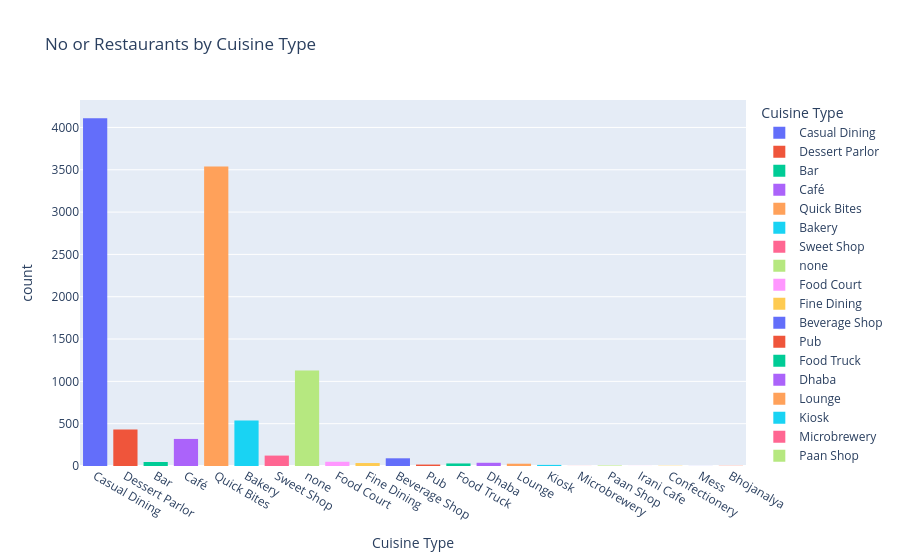

Here is the notebook cell this chart was saved with:
### Markdown cell above
### Q1. How many restaurants are in Mumbai for each type of cuisine?

### Code cell
fig = px.histogram(zomato_data, x='CUSINE TYPE', color='CUSINE TYPE',
             title='No or Restaurants by Cuisine Type',
             labels={'CUSINE TYPE':'Cuisine Type'})
fig.show()

### Figure 1 — Plotly figure (JSON) as saved in the notebook; plotly's stock layout.template omitted (floating-point values rounded to 4 significant figures; data arrays with more than 128 entries replaced by an {"elided": "..."} marker saying what was removed)
{"data": [{"bingroup": "x", "hovertemplate": "Cuisine Type=%{x}<br>count=%{y}<extra></extra>", "legendgroup": "Casual Dining", "marker": {"color": "#636efa", "pattern": {"shape": ""}}, "name": "Casual Dining", "orientation": "v", "showlegend": true, "type": "histogram", "x": {"elided": "4108 str values"}, "xaxis": "x", "yaxis": "y"}, {"bingroup": "x", "hovertemplate": "Cuisine Type=%{x}<br>count=%{y}<extra></extra>", "legendgroup": "Dessert Parlor", "marker": {"color": "#EF553B", "pattern": {"shape": ""}}, "name": "Dessert Parlor", "orientation": "v", "showlegend": true, "type": "histogram", "x": {"elided": "431 str values"}, "xaxis": "x", "yaxis": "y"}, {"bingroup": "x", "hovertemplate": "Cuisine Type=%{x}<br>count=%{y}<extra></extra>", "legendgroup": "Bar", "marker": {"color": "#00cc96", "pattern": {"shape": ""}}, "name": "Bar", "orientation": "v", "showlegend": true, "type": "histogram", "x": ["Bar", "Bar", "Bar", "Bar", "Bar", "Bar", "Bar", "Bar", "Bar", "Bar", "Bar", "Bar", "Bar", "Bar", "Bar", "Bar", "Bar", "Bar", "Bar", "Bar", "Bar", "Bar", "Bar", "Bar", "Bar", "Bar", "Bar", "Bar", "Bar", "Bar", "Bar", "Bar", "Bar", "Bar", "Bar", "Bar", "Bar", "Bar", "Bar", "Bar", "Bar", "Bar", "Bar", "Bar", "Bar", "Bar", "Bar"], "xaxis": "x", "yaxis": "y"}, {"bingroup": "x", "hovertemplate": "Cuisine Type=%{x}<br>count=%{y}<extra></extra>", "legendgroup": "Café", "marker": {"color": "#ab63fa", "pattern": {"shape": ""}}, "name": "Café", "orientation": "v", "showlegend": true, "type": "histogram", "x": {"elided": "320 str values"}, "xaxis": "x", "yaxis": "y"}, {"bingroup": "x", "hovertemplate": "Cuisine Type=%{x}<br>count=%{y}<extra></extra>", "legendgroup": "Quick Bites", "marker": {"color": "#FFA15A", "pattern": {"shape": ""}}, "name": "Quick Bites", "orientation": "v", "showlegend": true, "type": "histogram", "x": {"elided": "3540 str values"}, "xaxis": "x", "yaxis": "y"}, {"bingroup": "x", "hovertemplate": "Cuisine Type=%{x}<br>count=%{y}<extra></extra>", "legendgroup": "Bakery", "marker": {"color": "#19d3f3", "pattern": {"shape": ""}}, "name": "Bakery", "orientation": "v", "showlegend": true, "type": "histogram", "x": {"elided": "537 str values"}, "xaxis": "x", "yaxis": "y"}, {"bingroup": "x", "hovertemplate": "Cuisine Type=%{x}<br>count=%{y}<extra></extra>", "legendgroup": "Sweet Shop", "marker": {"color": "#FF6692", "pattern": {"shape": ""}}, "name": "Sweet Shop", "orientation": "v", "showlegend": true, "type": "histogram", "x": ["Sweet Shop", "Sweet Shop", "Sweet Shop", "Sweet Shop", "Sweet Shop", "Sweet Shop", "Sweet Shop", "Sweet Shop", "Sweet Shop", "Sweet Shop", "Sweet Shop", "Sweet Shop", "Sweet Shop", "Sweet Shop", "Sweet Shop", "Sweet Shop", "Sweet Shop", "Sweet Shop", "Sweet Shop", "Sweet Shop", "Sweet Shop", "Sweet Shop", "Sweet Shop", "Sweet Shop", "Sweet Shop", "Sweet Shop", "Sweet Shop", "Sweet Shop", "Sweet Shop", "Sweet Shop", "Sweet Shop", "Sweet Shop", "Sweet Shop", "Sweet Shop", "Sweet Shop", "Sweet Shop", "Sweet Shop", "Sweet Shop", "Sweet Shop", "Sweet Shop", "Sweet Shop", "Sweet Shop", "Sweet Shop", "Sweet Shop", "Sweet Shop", "Sweet Shop", "Sweet Shop", "Sweet Shop", "Sweet Shop", "Sweet Shop", "Sweet Shop", "Sweet Shop", "Sweet Shop", "Sweet Shop", "Sweet Shop", "Sweet Shop", "Sweet Shop", "Sweet Shop", "Sweet Shop", "Sweet Shop", "Sweet Shop", "Sweet Shop", "Sweet Shop", "Sweet Shop", "Sweet Shop", "Sweet Shop", "Sweet Shop", "Sweet Shop", "Sweet Shop", "Sweet Shop", "Sweet Shop", "Sweet Shop", "Sweet Shop", "Sweet Shop", "Sweet Shop", "Sweet Shop", "Sweet Shop", "Sweet Shop", "Sweet Shop", "Sweet Shop", "Sweet Shop", "Sweet Shop", "Sweet Shop", "Sweet Shop", "Sweet Shop", "Sweet Shop", "Sweet Shop", "Sweet Shop", "Sweet Shop", "Sweet Shop", "Sweet Shop", "Sweet Shop", "Sweet Shop", "Sweet Shop", "Sweet Shop", "Sweet Shop", "Sweet Shop", "Sweet Shop", "Sweet Shop", "Sweet Shop", "Sweet Shop", "Sweet Shop", "Sweet Shop", "Sweet Shop", "Sweet Shop", "Sweet Shop", "Sweet Shop", "Sweet Shop", "Sweet Shop", "Sweet Shop", "Sweet Shop", "Sweet Shop", "Sweet Shop", "Sweet Shop", "Sweet Shop", "Sweet Shop", "Sweet Shop", "Sweet Shop", "Sweet Shop", "Sweet Shop", "Sweet Shop", "Sweet Shop", "Sweet Shop"], "xaxis": "x", "yaxis": "y"}, {"bingroup": "x", "hovertemplate": "Cuisine Type=%{x}<br>count=%{y}<extra></extra>", "legendgroup": "none", "marker": {"color": "#B6E880", "pattern": {"shape": ""}}, "name": "none", "orientation": "v", "showlegend": true, "type": "histogram", "x": {"elided": "1127 str values"}, "xaxis": "x", "yaxis": "y"}, {"bingroup": "x", "hovertemplate": "Cuisine Type=%{x}<br>count=%{y}<extra></extra>", "legendgroup": "Food Court", "marker": {"color": "#FF97FF", "pattern": {"shape": ""}}, "name": "Food Court", "orientation": "v", "showlegend": true, "type": "histogram", "x": ["Food Court", "Food Court", "Food Court", "Food Court", "Food Court", "Food Court", "Food Court", "Food Court", "Food Court", "Food Court", "Food Court", "Food Court", "Food Court", "Food Court", "Food Court", "Food Court", "Food Court", "Food Court", "Food Court", "Food Court", "Food Court", "Food Court", "Food Court", "Food Court", "Food Court", "Food Court", "Food Court", "Food Court", "Food Court", "Food Court", "Food Court", "Food Court", "Food Court", "Food Court", "Food Court", "Food Court", "Food Court", "Food Court", "Food Court", "Food Court", "Food Court", "Food Court", "Food Court", "Food Court", "Food Court", "Food Court", "Food Court", "Food Court", "Food Court", "Food Court"], "xaxis": "x", "yaxis": "y"}, {"bingroup": "x", "hovertemplate": "Cuisine Type=%{x}<br>count=%{y}<extra></extra>", "legendgroup": "Fine Dining", "marker": {"color": "#FECB52", "pattern": {"shape": ""}}, "name": "Fine Dining", "orientation": "v", "showlegend": true, "type": "histogram", "x": ["Fine Dining", "Fine Dining", "Fine Dining", "Fine Dining", "Fine Dining", "Fine Dining", "Fine Dining", "Fine Dining", "Fine Dining", "Fine Dining", "Fine Dining", "Fine Dining", "Fine Dining", "Fine Dining", "Fine Dining", "Fine Dining", "Fine Dining", "Fine Dining", "Fine Dining", "Fine Dining", "Fine Dining", "Fine Dining", "Fine Dining", "Fine Dining", "Fine Dining", "Fine Dining", "Fine Dining", "Fine Dining", "Fine Dining", "Fine Dining", "Fine Dining", "Fine Dining", "Fine Dining", "Fine Dining", "Fine Dining"], "xaxis": "x", "yaxis": "y"}, {"bingroup": "x", "hovertemplate": "Cuisine Type=%{x}<br>count=%{y}<extra></extra>", "legendgroup": "Beverage Shop", "marker": {"color": "#636efa", "pattern": {"shape": ""}}, "name": "Beverage Shop", "orientation": "v", "showlegend": true, "type": "histogram", "x": ["Beverage Shop", "Beverage Shop", "Beverage Shop", "Beverage Shop", "Beverage Shop", "Beverage Shop", "Beverage Shop", "Beverage Shop", "Beverage Shop", "Beverage Shop", "Beverage Shop", "Beverage Shop", "Beverage Shop", "Beverage Shop", "Beverage Shop", "Beverage Shop", "Beverage Shop", "Beverage Shop", "Beverage Shop", "Beverage Shop", "Beverage Shop", "Beverage Shop", "Beverage Shop", "Beverage Shop", "Beverage Shop", "Beverage Shop", "Beverage Shop", "Beverage Shop", "Beverage Shop", "Beverage Shop", "Beverage Shop", "Beverage Shop", "Beverage Shop", "Beverage Shop", "Beverage Shop", "Beverage Shop", "Beverage Shop", "Beverage Shop", "Beverage Shop", "Beverage Shop", "Beverage Shop", "Beverage Shop", "Beverage Shop", "Beverage Shop", "Beverage Shop", "Beverage Shop", "Beverage Shop", "Beverage Shop", "Beverage Shop", "Beverage Shop", "Beverage Shop", "Beverage Shop", "Beverage Shop", "Beverage Shop", "Beverage Shop", "Beverage Shop", "Beverage Shop", "Beverage Shop", "Beverage Shop", "Beverage Shop", "Beverage Shop", "Beverage Shop", "Beverage Shop", "Beverage Shop", "Beverage Shop", "Beverage Shop", "Beverage Shop", "Beverage Shop", "Beverage Shop", "Beverage Shop", "Beverage Shop", "Beverage Shop", "Beverage Shop", "Beverage Shop", "Beverage Shop", "Beverage Shop", "Beverage Shop", "Beverage Shop", "Beverage Shop", "Beverage Shop", "Beverage Shop", "Beverage Shop", "Beverage Shop", "Beverage Shop", "Beverage Shop", "Beverage Shop", "Beverage Shop", "Beverage Shop", "Beverage Shop", "Beverage Shop", "Beverage Shop"], "xaxis": "x", "yaxis": "y"}, {"bingroup": "x", "hovertemplate": "Cuisine Type=%{x}<br>count=%{y}<extra></extra>", "legendgroup": "Pub", "marker": {"color": "#EF553B", "pattern": {"shape": ""}}, "name": "Pub", "orientation": "v", "showlegend": true, "type": "histogram", "x": ["Pub", "Pub", "Pub", "Pub", "Pub", "Pub", "Pub", "Pub", "Pub", "Pub", "Pub", "Pub", "Pub", "Pub", "Pub", "Pub", "Pub"], "xaxis": "x", "yaxis": "y"}, {"bingroup": "x", "hovertemplate": "Cuisine Type=%{x}<br>count=%{y}<extra></extra>", "legendgroup": "Food Truck", "marker": {"color": "#00cc96", "pattern": {"shape": ""}}, "name": "Food Truck", "orientation": "v", "showlegend": true, "type": "histogram", "x": ["Food Truck", "Food Truck", "Food Truck", "Food Truck", "Food Truck", "Food Truck", "Food Truck", "Food Truck", "Food Truck", "Food Truck", "Food Truck", "Food Truck", "Food Truck", "Food Truck", "Food Truck", "Food Truck", "Food Truck", "Food Truck", "Food Truck", "Food Truck", "Food Truck", "Food Truck", "Food Truck", "Food Truck", "Food Truck", "Food Truck", "Food Truck", "Food Truck", "Food Truck", "Food Truck"], "xaxis": "x", "yaxis": "y"}, {"bingroup": "x", "hovertemplate": "Cuisine Type=%{x}<br>count=%{y}<extra></extra>", "legendgroup": "Dhaba", "marker": {"color": "#ab63fa", "pattern": {"shape": ""}}, "name": "Dhaba", "orientation": "v", "showlegend": true, "type": "histogram", "x": ["Dhaba", "Dhaba", "Dhaba", "Dhaba", "Dhaba", "Dhaba", "Dhaba", "Dhaba", "Dhaba", "Dhaba", "Dhaba", "Dhaba", "Dhaba", "Dhaba", "Dhaba", "Dhaba", "Dhaba", "Dhaba", "Dhaba", "Dhaba", "Dhaba", "Dhaba", "Dhaba", "Dhaba", "Dhaba", "Dhaba", "Dhaba", "Dhaba", "Dhaba", "Dhaba", "Dhaba", "Dhaba", "Dhaba", "Dhaba", "Dhaba", "Dhaba", "Dhaba", "Dhaba"], "xaxis": "x", "yaxis": "y"}, {"bingroup": "x", "hovertemplate": "Cuisine Type=%{x}<br>count=%{y}<extra></extra>", "legendgroup": "Lounge", "marker": {"color": "#FFA15A", "pattern": {"shape": ""}}, "name": "Lounge", "orientation": "v", "showlegend": true, "type": "histogram", "x": ["Lounge", "Lounge", "Lounge", "Lounge", "Lounge", "Lounge", "Lounge", "Lounge", "Lounge", "Lounge", "Lounge", "Lounge", "Lounge", "Lounge", "Lounge", "Lounge", "Lounge", "Lounge", "Lounge", "Lounge", "Lounge", "Lounge", "Lounge", "Lounge", "Lounge", "Lounge", "Lounge"], "xaxis": "x", "yaxis": "y"}, {"bingroup": "x", "hovertemplate": "Cuisine Type=%{x}<br>count=%{y}<extra></extra>", "legendgroup": "Kiosk", "marker": {"color": "#19d3f3", "pattern": {"shape": ""}}, "name": "Kiosk", "orientation": "v", "showlegend": true, "type": "histogram", "x": ["Kiosk", "Kiosk", "Kiosk", "Kiosk", "Kiosk", "Kiosk", "Kiosk", "Kiosk", "Kiosk", "Kiosk", "Kiosk", "Kiosk", "Kiosk"], "xaxis": "x", "yaxis": "y"}, {"bingroup": "x", "hovertemplate": "Cuisine Type=%{x}<br>count=%{y}<extra></extra>", "legendgroup": "Microbrewery", "marker": {"color": "#FF6692", "pattern": {"shape": ""}}, "name": "Microbrewery", "orientation": "v", "showlegend": true, "type": "histogram", "x": ["Microbrewery"], "xaxis": "x", "yaxis": "y"}, {"bingroup": "x", "hovertemplate": "Cuisine Type=%{x}<br>count=%{y}<extra></extra>", "legendgroup": "Paan Shop", "marker": {"color": "#B6E880", "pattern": {"shape": ""}}, "name": "Paan Shop", "orientation": "v", "showlegend": true, "type": "histogram", "x": ["Paan Shop", "Paan Shop", "Paan Shop", "Paan Shop", "Paan Shop", "Paan Shop"], "xaxis": "x", "yaxis": "y"}, {"bingroup": "x", "hovertemplate": "Cuisine Type=%{x}<br>count=%{y}<extra></extra>", "legendgroup": "Irani Cafe", "marker": {"color": "#FF97FF", "pattern": {"shape": ""}}, "name": "Irani Cafe", "orientation": "v", "showlegend": true, "type": "histogram", "x": ["Irani Cafe"], "xaxis": "x", "yaxis": "y"}, {"bingroup": "x", "hovertemplate": "Cuisine Type=%{x}<br>count=%{y}<extra></extra>", "legendgroup": "Confectionery", "marker": {"color": "#FECB52", "pattern": {"shape": ""}}, "name": "Confectionery", "orientation": "v", "showlegend": true, "type": "histogram", "x": ["Confectionery", "Confectionery", "Confectionery"], "xaxis": "x", "yaxis": "y"}, {"bingroup": "x", "hovertemplate": "Cuisine Type=%{x}<br>count=%{y}<extra></extra>", "legendgroup": "Mess", "marker": {"color": "#636efa", "pattern": {"shape": ""}}, "name": "Mess", "orientation": "v", "showlegend": true, "type": "histogram", "x": ["Mess"], "xaxis": "x", "yaxis": "y"}, {"bingroup": "x", "hovertemplate": "Cuisine Type=%{x}<br>count=%{y}<extra></extra>", "legendgroup": "Bhojanalya", "marker": {"color": "#EF553B", "pattern": {"shape": ""}}, "name": "Bhojanalya", "orientation": "v", "showlegend": true, "type": "histogram", "x": ["Bhojanalya", "Bhojanalya"], "xaxis": "x", "yaxis": "y"}], "layout": {"barmode": "relative", "legend": {"title": {"text": "Cuisine Type"}, "tracegroupgap": 0}, "title": {"text": "No or Restaurants by Cuisine Type"}, "xaxis": {"anchor": "y", "categoryarray": ["Casual Dining", "Dessert Parlor", "Bar", "Café", "Quick Bites", "Bakery", "Sweet Shop", "none", "Food Court", "Fine Dining", "Beverage Shop", "Pub", "Food Truck", "Dhaba", "Lounge", "Kiosk", "Microbrewery", "Paan Shop", "Irani Cafe", "Confectionery", "Mess", "Bhojanalya"], "categoryorder": "array", "domain": [0, 1], "title": {"text": "Cuisine Type"}}, "yaxis": {"anchor": "x", "domain": [0, 1], "title": {"text": "count"}}}}
